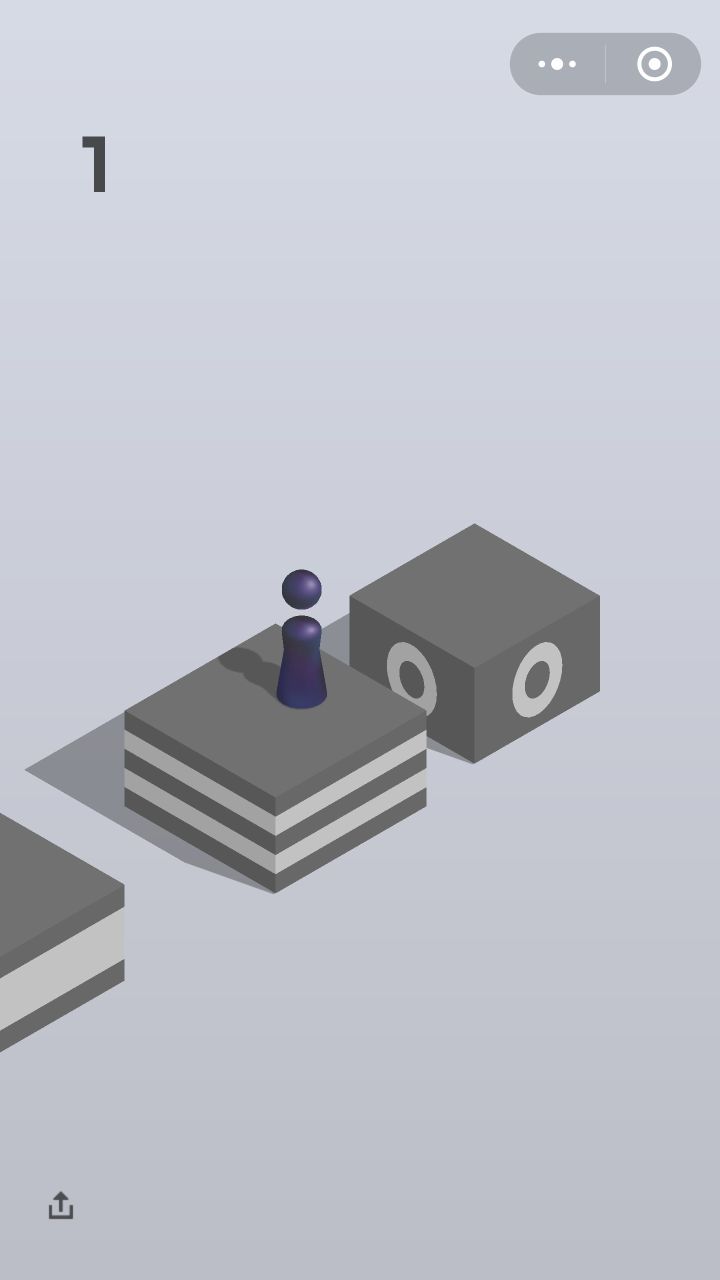
#> input picture test/img3.jpg, 1440 x 2560 px (shown at 1/2 size)
$ python houghcircles.py
#> lines starting #> are read from the running program, lines starting #| are printed output that depends on the picture; after the words box and inside, x2 and y2 are one past the last pixel; in counts of white or black regions, pixels touching at a corner belong together
#!/usr/bin/python

'''
This example illustrates how to use cv2.HoughCircles() function.

Usage:
    houghcircles.py [<image_name>]
    image argument defaults to ../data/board.jpg
'''

# Python 2/3 compatibility
from __future__ import print_function

import cv2
import numpy as np
import sys

if __name__ == '__main__':
    try:
        fn = sys.argv[1]
    except IndexError:
        fn = "img3.jpg"

    src = cv2.imread(fn, 0)
#> src: shape (2560, 1440); min 41, max 255, mean 192.1
    r = 500.0 / src.shape[1]
#> r = 0.347
    dim = (500, int(src.shape[0] * r))
#> dim = (500, 888)
    src = cv2.resize(src, dim, interpolation=cv2.INTER_AREA)
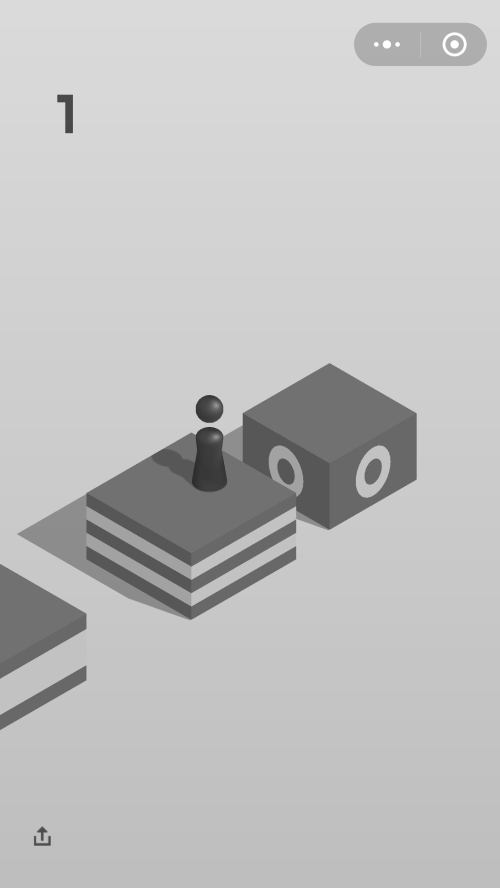
#> src: shape (888, 500); min 46, max 255, mean 192.1
    # img = cv2.cvtColor(src, cv2.COLOR_BGR2GRAY)
    img = cv2.GaussianBlur(src,(1,1),0)
    cimg = src.copy() # numpy function

    circles = cv2.HoughCircles(img, cv2.HOUGH_GRADIENT, 1, 4, np.array([]), 100, 40, 0, 35)
#> circles = [[208.5, 408.5, 13.4]]
    point = None
    canny = cv2.Canny(img,0,100)
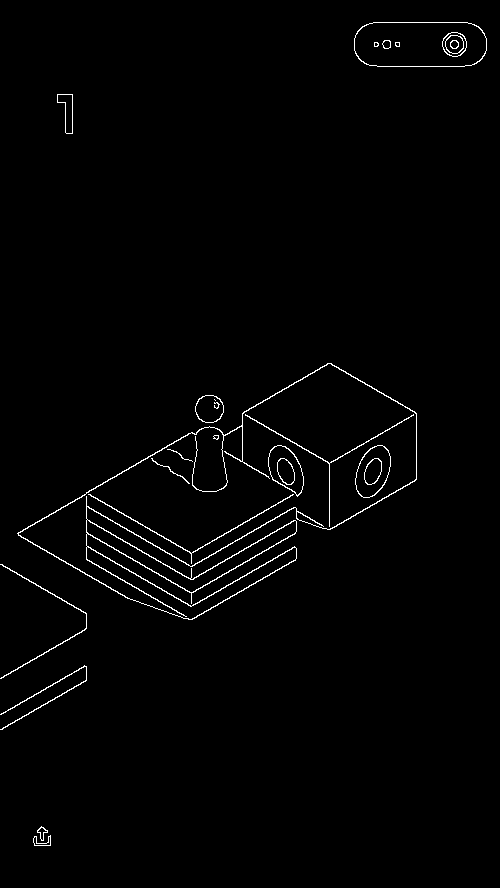
#> canny: shape (888, 500); 1.3% white in thin lines or dots
    if circles is not None: # Check if circles have been found and only then iterate over these and add them to the image
        a, b, c = circles.shape
#> a = 1; b = 1; c = 3
        for i in range(b):
            cv2.circle(canny, (circles[0][i][0], circles[0][i][1]), circles[0][i][2], (255, 255, 255), 2, cv2.LINE_AA)
            cv2.circle(canny, (circles[0][i][0], circles[0][i][1]), 2, (255, 255, 255), 1, cv2.LINE_AA)  # draw center of circle
            point =[circles[0][i][0], circles[0][i][1]]
#> this loop made 1 pass
#> point on pass 1: [208.5, 408.5]
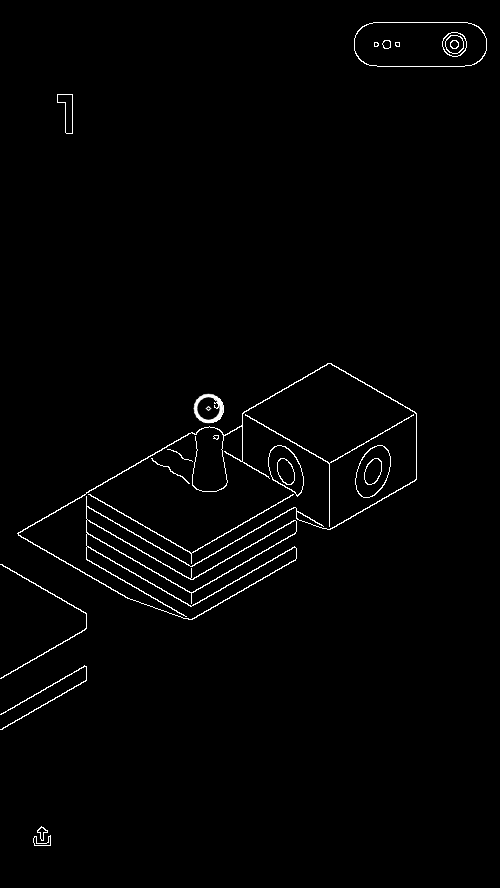
#> canny: shape (888, 500); 0.08% of pixels changed, all inside (x1, y1, x2, y2) = (193, 393, 224, 424)
    print(point)
#| [208.5, 408.5]
    cv2.imshow("detected circles", canny)
    cv2.waitKey(0)

$ run again, with test/img0.jpg copied over test/img3.jpg
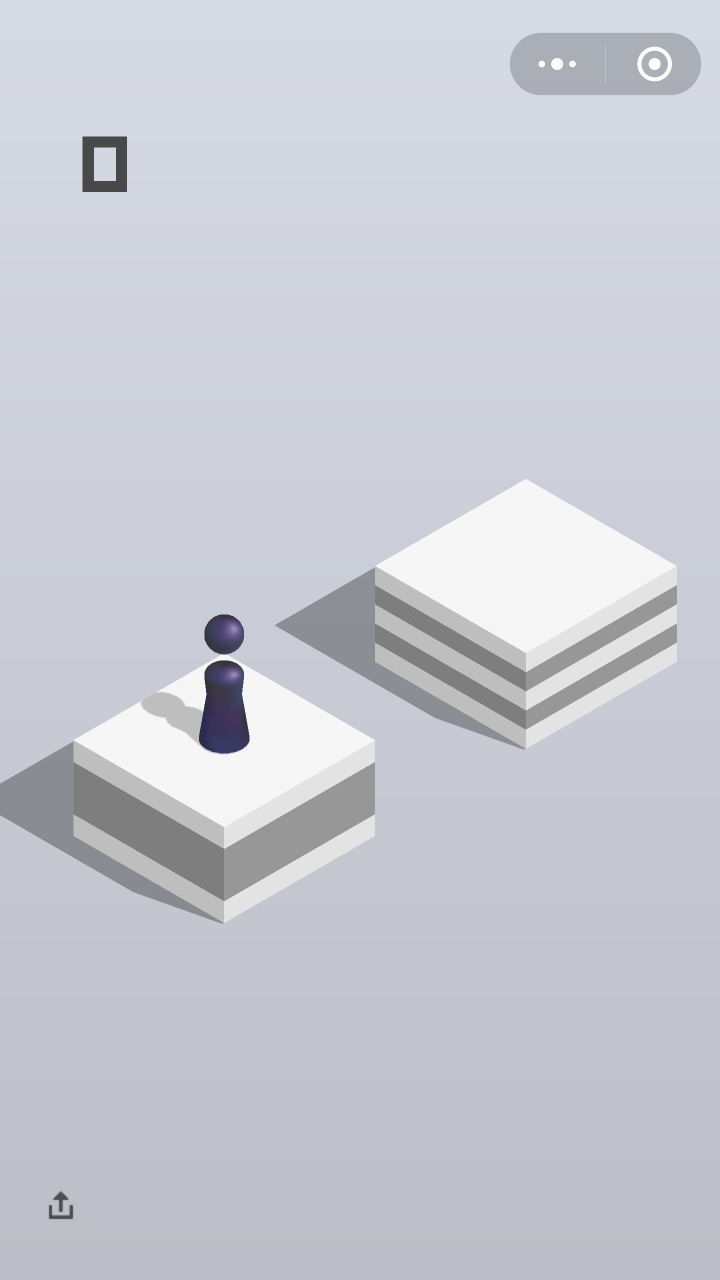
#> input picture test/img0.jpg, 1440 x 2560 px (shown at 1/2 size)
#> circles = [[155.5, 439.5, 14.1]]
#> `canny = cv2.Canny(img,0,100)`:
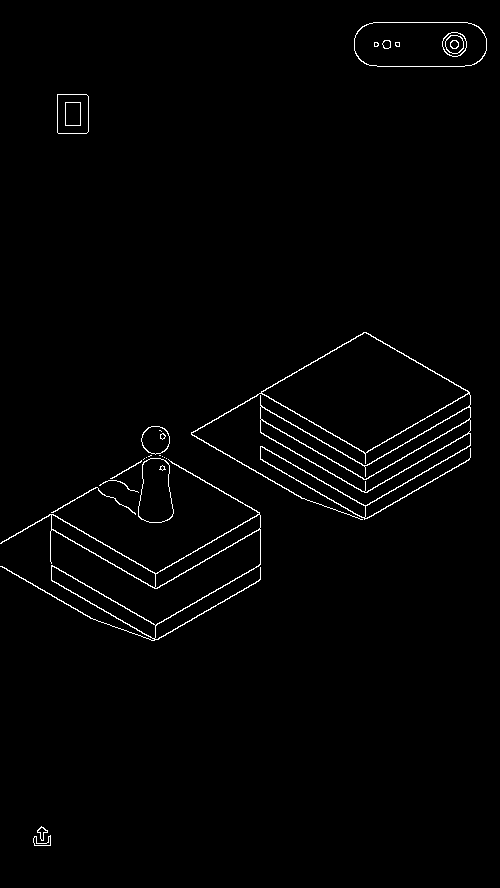
#> canny: shape (888, 500); 1.4% white in thin lines or dots
#> the loop `for i in range(b):` made 1 pass
#> point on pass 1: [155.5, 439.5]
#> after the loop `for i in range(b):`:
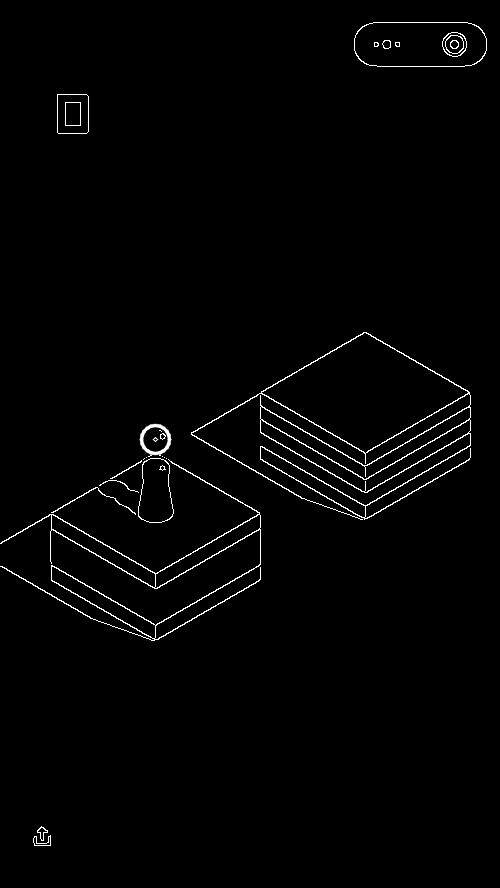
#> canny: shape (888, 500); 0.08% of pixels changed, all inside (x1, y1, x2, y2) = (139, 423, 172, 456)
#| [155.5, 439.5]

$ run again, with test/img2.jpg copied over test/img3.jpg
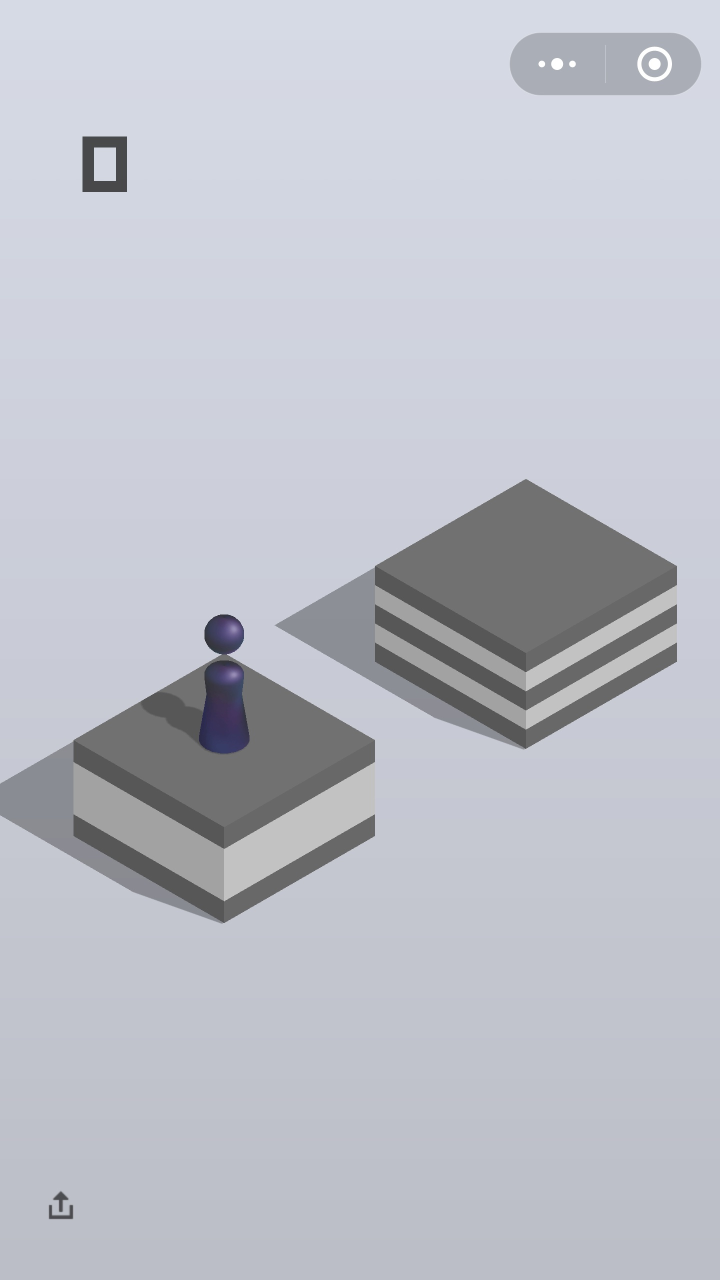
#> input picture test/img2.jpg, 1440 x 2560 px (shown at 1/2 size)
#> circles = [[155.5, 439.5, 14.2]]
#> `canny = cv2.Canny(img,0,100)`:
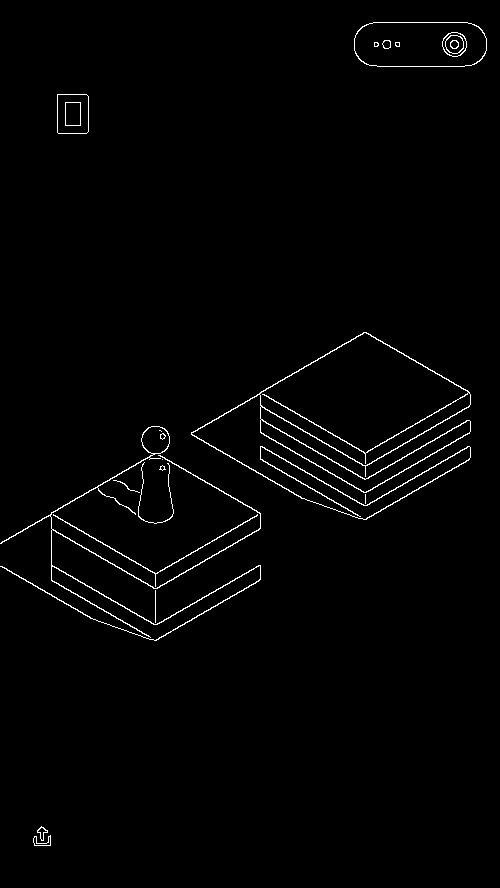
#> canny: shape (888, 500); 1.4% white in thin lines or dots
#> the loop `for i in range(b):` made 1 pass
#> point on pass 1: [155.5, 439.5]
#> after the loop `for i in range(b):`:
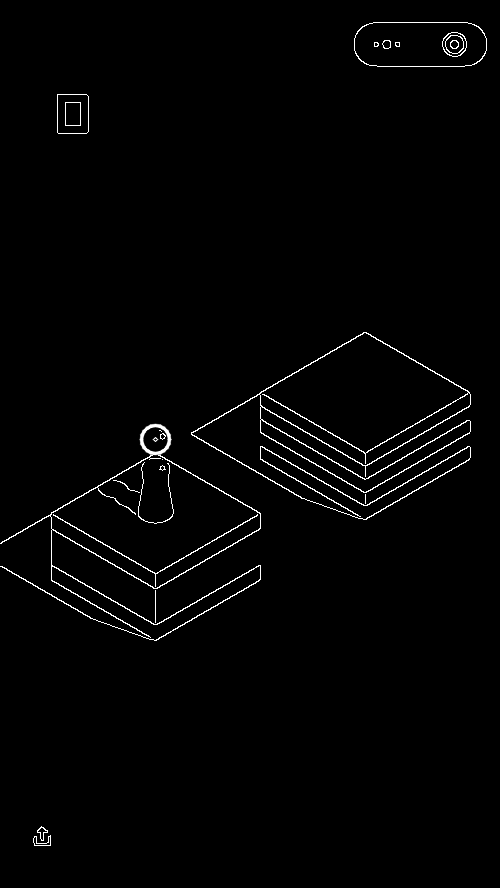
#> canny: shape (888, 500); 0.08% of pixels changed, all inside (x1, y1, x2, y2) = (139, 423, 172, 456)
#| [155.5, 439.5]
